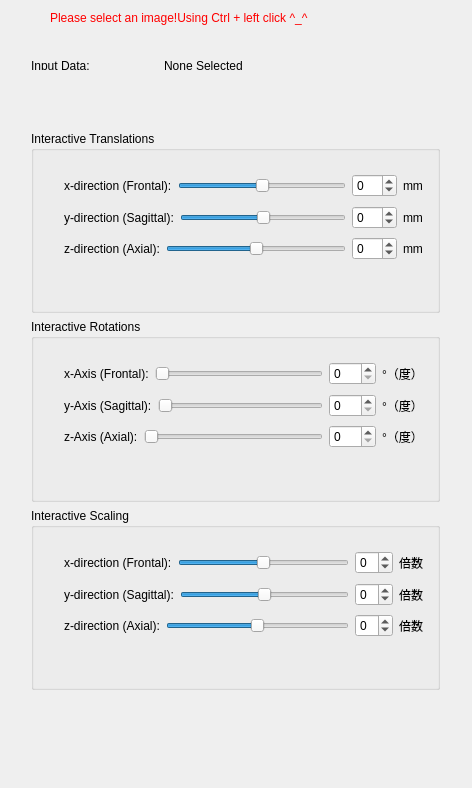
<?xml version="1.0" encoding="UTF-8"?>
<ui version="4.0">
 <class>QmitkNicaTestViewControls</class>
 <widget class="QWidget" name="QmitkNicaTestViewControls">
  <property name="geometry">
   <rect>
    <x>0</x>
    <y>0</y>
    <width>472</width>
    <height>788</height>
   </rect>
  </property>
  <property name="minimumSize">
   <size>
    <width>0</width>
    <height>0</height>
   </size>
  </property>
  <property name="windowTitle">
   <string>QmitkTemplate</string>
  </property>
  <widget class="QLabel" name="labelWarning">
   <property name="geometry">
    <rect>
     <x>50</x>
     <y>10</y>
     <width>300</width>
     <height>16</height>
    </rect>
   </property>
   <property name="styleSheet">
    <string notr="true">QLabel { color: rgb(255, 0, 0) }</string>
   </property>
   <property name="text">
    <string>Please select an image!Using Ctrl + left click ^_^</string>
   </property>
  </widget>
  <widget class="QWidget" name="layoutWidget">
   <property name="geometry">
    <rect>
     <x>20</x>
     <y>120</y>
     <width>431</width>
     <height>581</height>
    </rect>
   </property>
   <layout class="QVBoxLayout" name="verticalLayout_2">
    <item>
     <widget class="QGroupBox" name="interactiveTranslationsBox">
      <property name="title">
       <string>Interactive Translations</string>
      </property>
      <widget class="QWidget" name="layoutWidget_2">
       <property name="geometry">
        <rect>
         <x>22</x>
         <y>31</y>
         <width>381</width>
         <height>111</height>
        </rect>
       </property>
       <layout class="QVBoxLayout" name="verticalLayout_4">
        <item>
         <layout class="QHBoxLayout" name="horizontalLayout_5">
          <item>
           <widget class="QLabel" name="TranslationXLabel1">
            <property name="text">
             <string>x-direction (Frontal):</string>
            </property>
           </widget>
          </item>
          <item>
           <widget class="QSlider" name="TranslationXSlider">
            <property name="minimum">
             <number>-50</number>
            </property>
            <property name="maximum">
             <number>50</number>
            </property>
            <property name="singleStep">
             <number>1</number>
            </property>
            <property name="orientation">
             <enum>Qt::Horizontal</enum>
            </property>
           </widget>
          </item>
          <item>
           <widget class="QSpinBox" name="TranslationXSpin">
            <property name="minimum">
             <number>-50</number>
            </property>
            <property name="maximum">
             <number>50</number>
            </property>
           </widget>
          </item>
          <item>
           <widget class="QLabel" name="TranslationXLabel2">
            <property name="text">
             <string>mm</string>
            </property>
           </widget>
          </item>
         </layout>
        </item>
        <item>
         <layout class="QHBoxLayout" name="horizontalLayout_6">
          <item>
           <widget class="QLabel" name="TranslationYLabel1">
            <property name="text">
             <string>y-direction (Sagittal):</string>
            </property>
           </widget>
          </item>
          <item>
           <widget class="QSlider" name="TranslationYSlider">
            <property name="minimum">
             <number>-50</number>
            </property>
            <property name="maximum">
             <number>50</number>
            </property>
            <property name="orientation">
             <enum>Qt::Horizontal</enum>
            </property>
           </widget>
          </item>
          <item>
           <widget class="QSpinBox" name="TranslationYSpin">
            <property name="minimum">
             <number>-50</number>
            </property>
            <property name="maximum">
             <number>50</number>
            </property>
           </widget>
          </item>
          <item>
           <widget class="QLabel" name="TranslationYLabel2">
            <property name="text">
             <string>mm</string>
            </property>
           </widget>
          </item>
         </layout>
        </item>
        <item>
         <layout class="QHBoxLayout" name="horizontalLayout_7">
          <item>
           <widget class="QLabel" name="TranslationZLabel1">
            <property name="text">
             <string>z-direction (Axial):</string>
            </property>
           </widget>
          </item>
          <item>
           <widget class="QSlider" name="TranslationZSlider">
            <property name="minimum">
             <number>-50</number>
            </property>
            <property name="maximum">
             <number>50</number>
            </property>
            <property name="orientation">
             <enum>Qt::Horizontal</enum>
            </property>
           </widget>
          </item>
          <item>
           <widget class="QSpinBox" name="TranslationZSpin">
            <property name="minimum">
             <number>-50</number>
            </property>
            <property name="maximum">
             <number>50</number>
            </property>
           </widget>
          </item>
          <item>
           <widget class="QLabel" name="TranslationZLabel2">
            <property name="text">
             <string>mm</string>
            </property>
           </widget>
          </item>
         </layout>
        </item>
       </layout>
      </widget>
     </widget>
    </item>
    <item>
     <widget class="QGroupBox" name="interactiveRotationsBox">
      <property name="title">
       <string>Interactive Rotations</string>
      </property>
      <widget class="QWidget" name="layoutWidget_5">
       <property name="geometry">
        <rect>
         <x>22</x>
         <y>31</y>
         <width>381</width>
         <height>111</height>
        </rect>
       </property>
       <layout class="QVBoxLayout" name="verticalLayout_7">
        <item>
         <layout class="QHBoxLayout" name="horizontalLayout_12">
          <item>
           <widget class="QLabel" name="RotationXLabel1">
            <property name="text">
             <string>x-Axis (Frontal):</string>
            </property>
           </widget>
          </item>
          <item>
           <widget class="QSlider" name="RotationXSlider">
            <property name="maximum">
             <number>360</number>
            </property>
            <property name="orientation">
             <enum>Qt::Horizontal</enum>
            </property>
           </widget>
          </item>
          <item>
           <widget class="QSpinBox" name="RotationXSpin">
            <property name="maximum">
             <number>360</number>
            </property>
           </widget>
          </item>
          <item>
           <widget class="QLabel" name="RotationXLabel2">
            <property name="text">
             <string>°（度）</string>
            </property>
           </widget>
          </item>
         </layout>
        </item>
        <item>
         <layout class="QHBoxLayout" name="horizontalLayout_13">
          <item>
           <widget class="QLabel" name="RotationYLabel1">
            <property name="text">
             <string>y-Axis (Sagittal):</string>
            </property>
           </widget>
          </item>
          <item>
           <widget class="QSlider" name="RotationYSlider">
            <property name="maximum">
             <number>360</number>
            </property>
            <property name="orientation">
             <enum>Qt::Horizontal</enum>
            </property>
           </widget>
          </item>
          <item>
           <widget class="QSpinBox" name="RotationYSpin">
            <property name="maximum">
             <number>360</number>
            </property>
           </widget>
          </item>
          <item>
           <widget class="QLabel" name="RotationYLabel2">
            <property name="text">
             <string>°（度）</string>
            </property>
           </widget>
          </item>
         </layout>
        </item>
        <item>
         <layout class="QHBoxLayout" name="horizontalLayout_14">
          <item>
           <widget class="QLabel" name="RotationZLabel1">
            <property name="text">
             <string>z-Axis (Axial):</string>
            </property>
           </widget>
          </item>
          <item>
           <widget class="QSlider" name="RotationZSlider">
            <property name="maximum">
             <number>360</number>
            </property>
            <property name="orientation">
             <enum>Qt::Horizontal</enum>
            </property>
           </widget>
          </item>
          <item>
           <widget class="QSpinBox" name="RotationZSpin">
            <property name="maximum">
             <number>360</number>
            </property>
           </widget>
          </item>
          <item>
           <widget class="QLabel" name="RotationZLabel2">
            <property name="text">
             <string>°（度）</string>
            </property>
           </widget>
          </item>
         </layout>
        </item>
       </layout>
      </widget>
     </widget>
    </item>
    <item>
     <widget class="QGroupBox" name="interactiveScalingBox">
      <property name="title">
       <string>Interactive Scaling</string>
      </property>
      <widget class="QWidget" name="layoutWidget_6">
       <property name="geometry">
        <rect>
         <x>22</x>
         <y>31</y>
         <width>381</width>
         <height>111</height>
        </rect>
       </property>
       <layout class="QVBoxLayout" name="verticalLayout_8">
        <item>
         <layout class="QHBoxLayout" name="horizontalLayout_15">
          <item>
           <widget class="QLabel" name="ScalingXLabel1">
            <property name="text">
             <string>x-direction (Frontal):</string>
            </property>
           </widget>
          </item>
          <item>
           <widget class="QSlider" name="ScalingXSlider">
            <property name="minimum">
             <number>-5</number>
            </property>
            <property name="maximum">
             <number>5</number>
            </property>
            <property name="pageStep">
             <number>1</number>
            </property>
            <property name="orientation">
             <enum>Qt::Horizontal</enum>
            </property>
           </widget>
          </item>
          <item>
           <widget class="QSpinBox" name="ScalingXSpin">
            <property name="minimum">
             <number>-5</number>
            </property>
            <property name="maximum">
             <number>5</number>
            </property>
           </widget>
          </item>
          <item>
           <widget class="QLabel" name="ScalingXLabel2">
            <property name="text">
             <string>倍数</string>
            </property>
           </widget>
          </item>
         </layout>
        </item>
        <item>
         <layout class="QHBoxLayout" name="horizontalLayout_16">
          <item>
           <widget class="QLabel" name="ScalingYLabel1">
            <property name="text">
             <string>y-direction (Sagittal):</string>
            </property>
           </widget>
          </item>
          <item>
           <widget class="QSlider" name="ScalingYSlider">
            <property name="minimum">
             <number>-5</number>
            </property>
            <property name="maximum">
             <number>5</number>
            </property>
            <property name="orientation">
             <enum>Qt::Horizontal</enum>
            </property>
           </widget>
          </item>
          <item>
           <widget class="QSpinBox" name="ScalingYSpin">
            <property name="minimum">
             <number>-5</number>
            </property>
            <property name="maximum">
             <number>5</number>
            </property>
           </widget>
          </item>
          <item>
           <widget class="QLabel" name="ScalingYLabel2">
            <property name="text">
             <string>倍数</string>
            </property>
           </widget>
          </item>
         </layout>
        </item>
        <item>
         <layout class="QHBoxLayout" name="horizontalLayout_17">
          <item>
           <widget class="QLabel" name="ScalingZLabel1">
            <property name="text">
             <string>z-direction (Axial):</string>
            </property>
           </widget>
          </item>
          <item>
           <widget class="QSlider" name="ScalingZSlider">
            <property name="minimum">
             <number>-5</number>
            </property>
            <property name="maximum">
             <number>5</number>
            </property>
            <property name="orientation">
             <enum>Qt::Horizontal</enum>
            </property>
           </widget>
          </item>
          <item>
           <widget class="QSpinBox" name="ScalingZSpin">
            <property name="minimum">
             <number>-5</number>
            </property>
            <property name="maximum">
             <number>5</number>
            </property>
           </widget>
          </item>
          <item>
           <widget class="QLabel" name="ScalingZlabel2">
            <property name="text">
             <string>倍数</string>
            </property>
           </widget>
          </item>
         </layout>
        </item>
       </layout>
      </widget>
     </widget>
    </item>
   </layout>
  </widget>
  <widget class="QWidget" name="">
   <property name="geometry">
    <rect>
     <x>20</x>
     <y>50</y>
     <width>281</width>
     <height>31</height>
    </rect>
   </property>
   <layout class="QHBoxLayout" name="horizontalLayout_4">
    <item>
     <widget class="QLabel" name="label1">
      <property name="text">
       <string>Input Data:</string>
      </property>
     </widget>
    </item>
    <item>
     <widget class="QLabel" name="m_ImageSelectedLabel">
      <property name="text">
       <string>None Selected</string>
      </property>
     </widget>
    </item>
   </layout>
  </widget>
 </widget>
 <layoutdefault spacing="6" margin="11"/>
 <resources/>
 <connections>
  <connection>
   <sender>RotationXSlider</sender>
   <signal>valueChanged(int)</signal>
   <receiver>RotationXSpin</receiver>
   <slot>setValue(int)</slot>
   <hints>
    <hint type="sourcelabel">
     <x>270</x>
     <y>364</y>
    </hint>
    <hint type="destinationlabel">
     <x>347</x>
     <y>360</y>
    </hint>
   </hints>
  </connection>
  <connection>
   <sender>RotationXSpin</sender>
   <signal>valueChanged(int)</signal>
   <receiver>RotationXSlider</receiver>
   <slot>setValue(int)</slot>
   <hints>
    <hint type="sourcelabel">
     <x>339</x>
     <y>371</y>
    </hint>
    <hint type="destinationlabel">
     <x>291</x>
     <y>371</y>
    </hint>
   </hints>
  </connection>
  <connection>
   <sender>RotationYSlider</sender>
   <signal>valueChanged(int)</signal>
   <receiver>RotationYSpin</receiver>
   <slot>setValue(int)</slot>
   <hints>
    <hint type="sourcelabel">
     <x>303</x>
     <y>399</y>
    </hint>
    <hint type="destinationlabel">
     <x>335</x>
     <y>399</y>
    </hint>
   </hints>
  </connection>
  <connection>
   <sender>RotationYSpin</sender>
   <signal>valueChanged(int)</signal>
   <receiver>RotationYSlider</receiver>
   <slot>setValue(int)</slot>
   <hints>
    <hint type="sourcelabel">
     <x>334</x>
     <y>404</y>
    </hint>
    <hint type="destinationlabel">
     <x>306</x>
     <y>404</y>
    </hint>
   </hints>
  </connection>
  <connection>
   <sender>RotationZSlider</sender>
   <signal>valueChanged(int)</signal>
   <receiver>RotationZSpin</receiver>
   <slot>setValue(int)</slot>
   <hints>
    <hint type="sourcelabel">
     <x>303</x>
     <y>437</y>
    </hint>
    <hint type="destinationlabel">
     <x>340</x>
     <y>438</y>
    </hint>
   </hints>
  </connection>
  <connection>
   <sender>RotationZSpin</sender>
   <signal>valueChanged(int)</signal>
   <receiver>RotationZSlider</receiver>
   <slot>setValue(int)</slot>
   <hints>
    <hint type="sourcelabel">
     <x>332</x>
     <y>448</y>
    </hint>
    <hint type="destinationlabel">
     <x>308</x>
     <y>449</y>
    </hint>
   </hints>
  </connection>
  <connection>
   <sender>ScalingXSlider</sender>
   <signal>valueChanged(int)</signal>
   <receiver>ScalingXSpin</receiver>
   <slot>setValue(int)</slot>
   <hints>
    <hint type="sourcelabel">
     <x>327</x>
     <y>556</y>
    </hint>
    <hint type="destinationlabel">
     <x>361</x>
     <y>557</y>
    </hint>
   </hints>
  </connection>
  <connection>
   <sender>ScalingXSpin</sender>
   <signal>valueChanged(int)</signal>
   <receiver>ScalingXSlider</receiver>
   <slot>setValue(int)</slot>
   <hints>
    <hint type="sourcelabel">
     <x>355</x>
     <y>564</y>
    </hint>
    <hint type="destinationlabel">
     <x>324</x>
     <y>564</y>
    </hint>
   </hints>
  </connection>
  <connection>
   <sender>ScalingYSlider</sender>
   <signal>valueChanged(int)</signal>
   <receiver>ScalingYSpin</receiver>
   <slot>setValue(int)</slot>
   <hints>
    <hint type="sourcelabel">
     <x>328</x>
     <y>592</y>
    </hint>
    <hint type="destinationlabel">
     <x>364</x>
     <y>591</y>
    </hint>
   </hints>
  </connection>
  <connection>
   <sender>ScalingYSpin</sender>
   <signal>valueChanged(int)</signal>
   <receiver>ScalingYSlider</receiver>
   <slot>setValue(int)</slot>
   <hints>
    <hint type="sourcelabel">
     <x>350</x>
     <y>600</y>
    </hint>
    <hint type="destinationlabel">
     <x>333</x>
     <y>600</y>
    </hint>
   </hints>
  </connection>
  <connection>
   <sender>ScalingZSlider</sender>
   <signal>valueChanged(int)</signal>
   <receiver>ScalingZSpin</receiver>
   <slot>setValue(int)</slot>
   <hints>
    <hint type="sourcelabel">
     <x>322</x>
     <y>633</y>
    </hint>
    <hint type="destinationlabel">
     <x>364</x>
     <y>633</y>
    </hint>
   </hints>
  </connection>
  <connection>
   <sender>ScalingZSpin</sender>
   <signal>valueChanged(int)</signal>
   <receiver>ScalingZSlider</receiver>
   <slot>setValue(int)</slot>
   <hints>
    <hint type="sourcelabel">
     <x>350</x>
     <y>641</y>
    </hint>
    <hint type="destinationlabel">
     <x>321</x>
     <y>641</y>
    </hint>
   </hints>
  </connection>
 </connections>
</ui>
